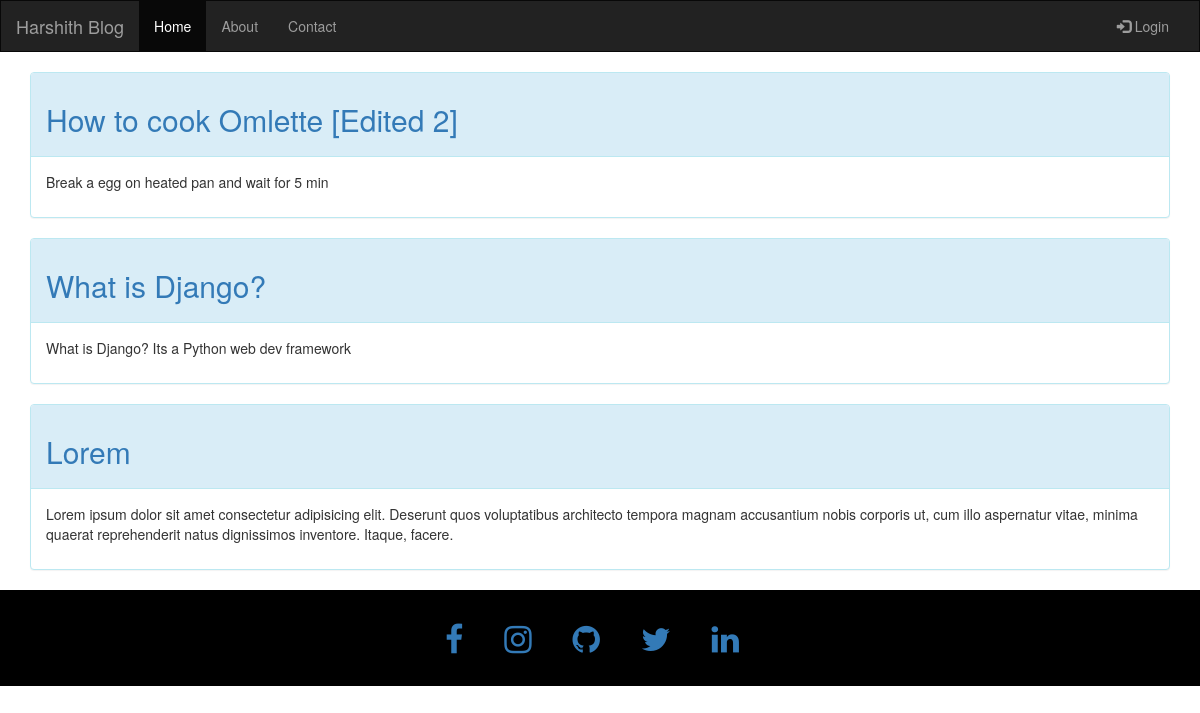
The page / on the database its author committed.
### blog/models.py (models this page shows, shortened)
class Post(models.Model):
    title = models.CharField(max_length = 200)
    user = models.ForeignKey('auth.User',on_delete = models.CASCADE)
    body = models.TextField()

### blog/views.py (the view)
# urls.py: path('',BlogView.as_view(),name = 'home'),
class BlogView(ListView):
    model = Post
    template_name = 'home.html'
    context_object_name = 'all_blogs'

### blog/templates/home.html
{% extends 'base.html'%}
{% block content %}
{%for blog in all_blogs %}
<div class="post_entry">
    <div class="panel panel-info">
    <div class="panel-heading"><h2> <a href = "{% url 'post_detail' blog.pk %}">{{blog.title}}</a></h2></div>
    <div class="panel-body"><p>{{blog.body}}</p></div>
</div>
</div>
{% endfor %}
{% endblock content %}

### blog/templates/base.html (shortened to what this page needs)
{% load static %}
{% load crispy_forms_tags %}
<!DOCTYPE html>
<html>
    <head>
        <link rel="stylesheet" href="https://maxcdn.bootstrapcdn.com/bootstrap/3.4.1/css/bootstrap.min.css">
        <link href="{% static 'css/base.css' %}" rel="stylesheet">
        <link rel="stylesheet" href="https://cdnjs.cloudflare.com/ajax/libs/font-awesome/4.7.0/css/font-awesome.min.css">
    </head>
    <body>
<nav class="navbar navbar-inverse ">
    <div class="container-fluid">
      <div class="navbar-header">
        <a class="navbar-brand" href="{% url 'home'%}">Harshith Blog</a>
      </div>
      <div class="collapse navbar-collapse" id="myNavbar">
        <ul class="nav navbar-nav">
          <li class="active"><a href="{% url 'home'%}">Home</a></li>
          <li><a href="#">About</a></li>
          <li><a href="#">Contact</a></li>
        </ul>
        <ul class="nav navbar-nav navbar-right">
            {% if request.user.is_authenticated %}
        <li><a class = "new_button" href="{% url 'new_post' %}">+New blog post</a></li>
         <li class="dropdown"><a class="dropdown-toggle" data-toggle="dropdown" href="#"><span class="glyphicon glyphicon-user"></span>&nbsp{{request.user|title}}<span class="caret"></span></a>
            <ul class="dropdown-menu">
                <li><a href="{% url 'password_change' %}">Change password</a></li>
                <li><a href="{% url 'logout' %}">Logout</a></li>
            </ul>
        </li>
         {% else %}
          <li><a href="{% url 'login' %}"><span class="glyphicon glyphicon-log-in"></span> Login</a></li>
          {% endif %}
        </ul>
      </div>
    </div>
  </nav>
    <div class="container">
        <div>
            {% block content %}
            {% endblock content %}
        </div>
    </div>
    <footer class="container-fluid text-center" style="text-decoration: none;">
    <a href="https://www.facebook.com/harsha.gr.58" target="_blank" ><i class="fa fa-facebook"></i></a>
     <a href="https://www.instagram.com/harshithngr/" target="_blank" ><i class="fa fa-instagram"></i></a>
     <a href="https://github.com/harshOS" target="_blank" ><i class="fa fa-github" aria-hidden="true" ></i></a>
     <a href="https://twitter.com/harshithngr" target="_blank" ><i class="fa fa-twitter"></i></a>
     <a href="https://in.linkedin.com/in/harshith-kumar-n-g" target="_blank" ><i class="fa fa-linkedin "></i></a>
      </footer>
    </body>
</html>

### blog/static/css/base.css (style rules this page uses)
.navbar { margin-bottom: 20px; border-radius: 0; }
footer { background-color: black; padding: 25px; font-size:xx-large; letter-spacing: 0.5em; }

### rows shown on the page
Post: title "How to cook Omlette [Edited 2]", body "Break a egg on heated pan and wait for 5 min"
Post: title "What is Django?", body "What is Django? Its a Python web dev framework"
Post: title "Lorem", body "Lorem ipsum dolor sit amet consectetur adipisicing elit. Deserunt quos voluptatibus architecto tempora magnam accusantium nobis corporis ut, cum illo aspernatur vitae, minima quaerat reprehenderit natus dignissimos inventore. Itaque, facere."
